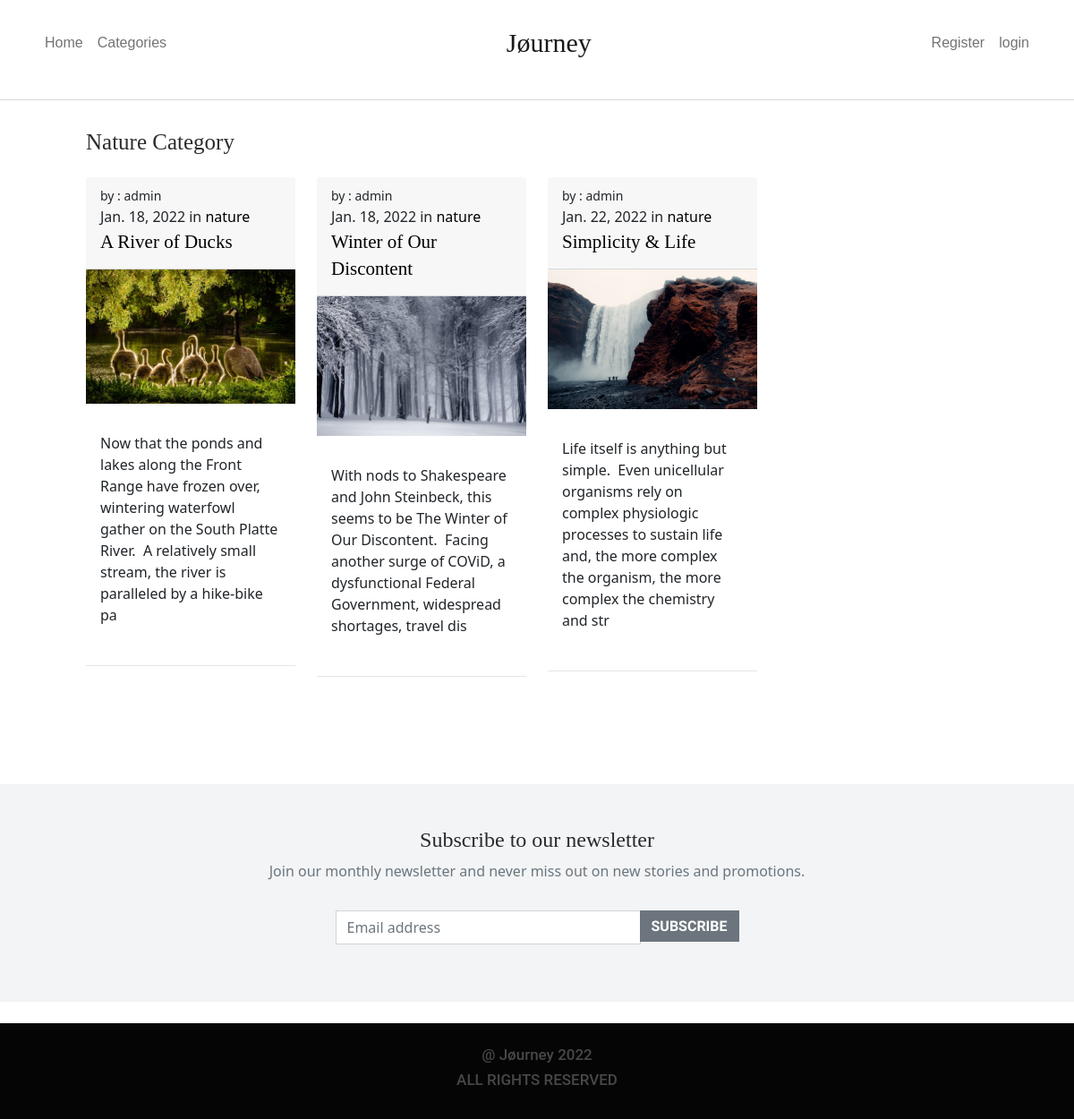
The page /category/nature/ on the database its author committed.
### blog_app/models.py (models this page shows, shortened)
class Post(models.Model):
    title=models.CharField(max_length=255)
    header_img=models.ImageField(null=True,blank=True,upload_to='images/')
    title_tag=models.CharField(max_length=255)
    author=models.ForeignKey(User,on_delete=models.CASCADE)
    body=RichTextField(blank=True,null=True)
    post_date=models.DateField(auto_now_add=True)
    category=models.CharField(max_length=255,default='coding')
    likes=models.ManyToManyField(User,related_name='blog_post')

### blog_app/views.py (the view)
# urls.py: path('category/<str:catgs>/',CategoryView,name='category'),
def CategoryView(request,catgs):
    category_posts=Post.objects.filter(category=catgs.replace('-',' '))
    return render(request,'categories.html', {'catgs':catgs.title().replace('-',' '),'category_posts':category_posts})

### blog_app/templates/categories.html (shortened to what this page needs)
{% extends 'base.html' %}
{% block content %}
{% if category_posts %}
<div class="row">
    <h1>{{ catgs }} Category</h1>
    {% for post in category_posts %}
    <div class="col-md-3">
        <article class="card mb-4 my-3">
            <header class="card-header">
              <div class="card-meta">
                <small> by : {{post.author}}</small><br>
                <time class="timeago" datetime="2021-09-26 20:00">{{post.post_date}}</time></a> in <a href="{% url 'category' post.category|slugify  %}">{{post.category}}</a>
              </div>
              <a href="{% url 'article-detail' post.pk %}">
                <h4 class="card-title"><a href="{% url 'article-detail' post.pk %}">{{post.title}}</a></h4>
              </a>
            </header>
            <a href="{% url 'article-detail' post.pk %}">
                {% if post.header_img %}
              <img class="card-img home-post" src="{{ post.header_img.url }}" alt="" />
              {% endif %}
            </a>
            <div class="card-body">
              <p class="card-text">{{post.body|slice:":200"|safe}}</p>
            </div>
          </article>
    </div>
    {% endfor %}
</div>
{%else%}
<div class="img-empty d-flex justify-content-center align-items-center w-100">
  <img src="https://i.pinimg.com/236x/ae/8a/c2/ae8ac2fa217d23aadcc913989fcc34a2.jpg" alt="" class="img-fluid">
</div>
{% endif %}
{% endblock%}

### static/blog_app/css/style.css (style rules this page uses)
header { padding-bottom: 12px; padding-top: 12px; }
.card-title a { font-family: 'PT Serif', serif; text-decoration: none; color: rgba(0, 0, 0, 0.829); font-weight: 300; font-size: 21px; }
h1,.card-title { font-family: 'PT Serif', serif; text-decoration: none; color: rgba(0, 0, 0, 0.829); font-weight: 300; font-size: 25px; }
.card { border-radius: 0px; padding-bottom: 12px; border: none; border-bottom: 1px solid rgba(0, 0, 0, 0.1);; }
.home-post { width: 100%; border-radius: 0px; transition: all .2s ease-in-out; }
.card-header a { text-decoration: none; color: black; font-style: bold; }

### rows shown on the page
Post: author "admin", post_date "Jan. 18, 2022", category "nature", title "A River of Ducks", header_img (picture), body "Now that the ponds and lakes along the Front Range have frozen over, wintering waterfowl gather on the South Platte River. A relatively small stream, the river is paralleled by a hike-bike pa"
Post: author "admin", post_date "Jan. 18, 2022", category "nature", title "Winter of Our Discontent", header_img (picture), body "With nods to Shakespeare and John Steinbeck, this seems to be The Winter of Our Discontent. Facing another surge of COViD, a dysfunctional Federal Government, widespread shortages, travel dis"
Post: author "admin", post_date "Jan. 22, 2022", category "nature", title "Simplicity & Life", header_img (picture), body "Life itself is anything but simple. Even unicellular organisms rely on complex physiologic processes to sustain life and, the more complex the organism, the more complex the chemistry and str"

### other values the page prints
{{ catgs }} "Nature"
